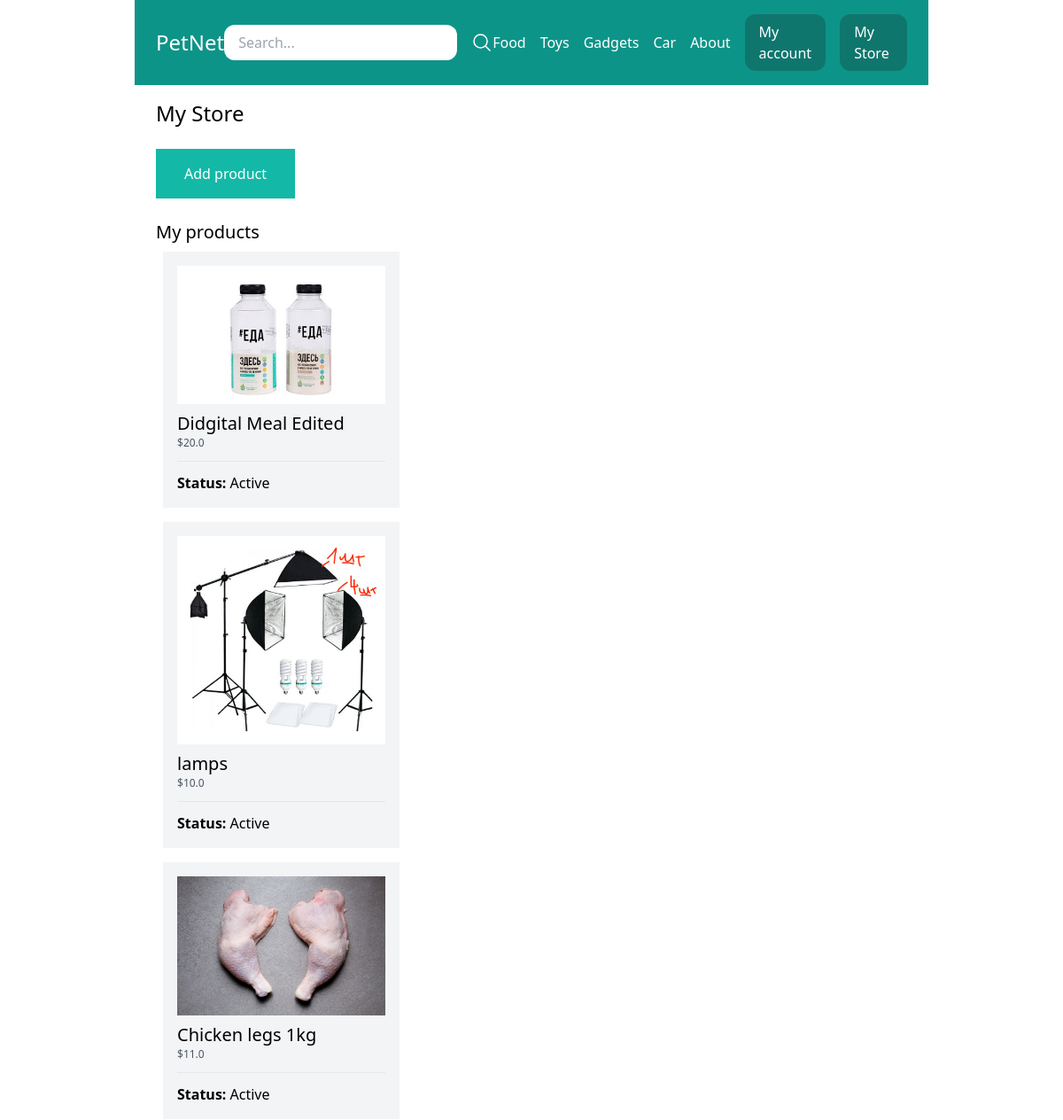
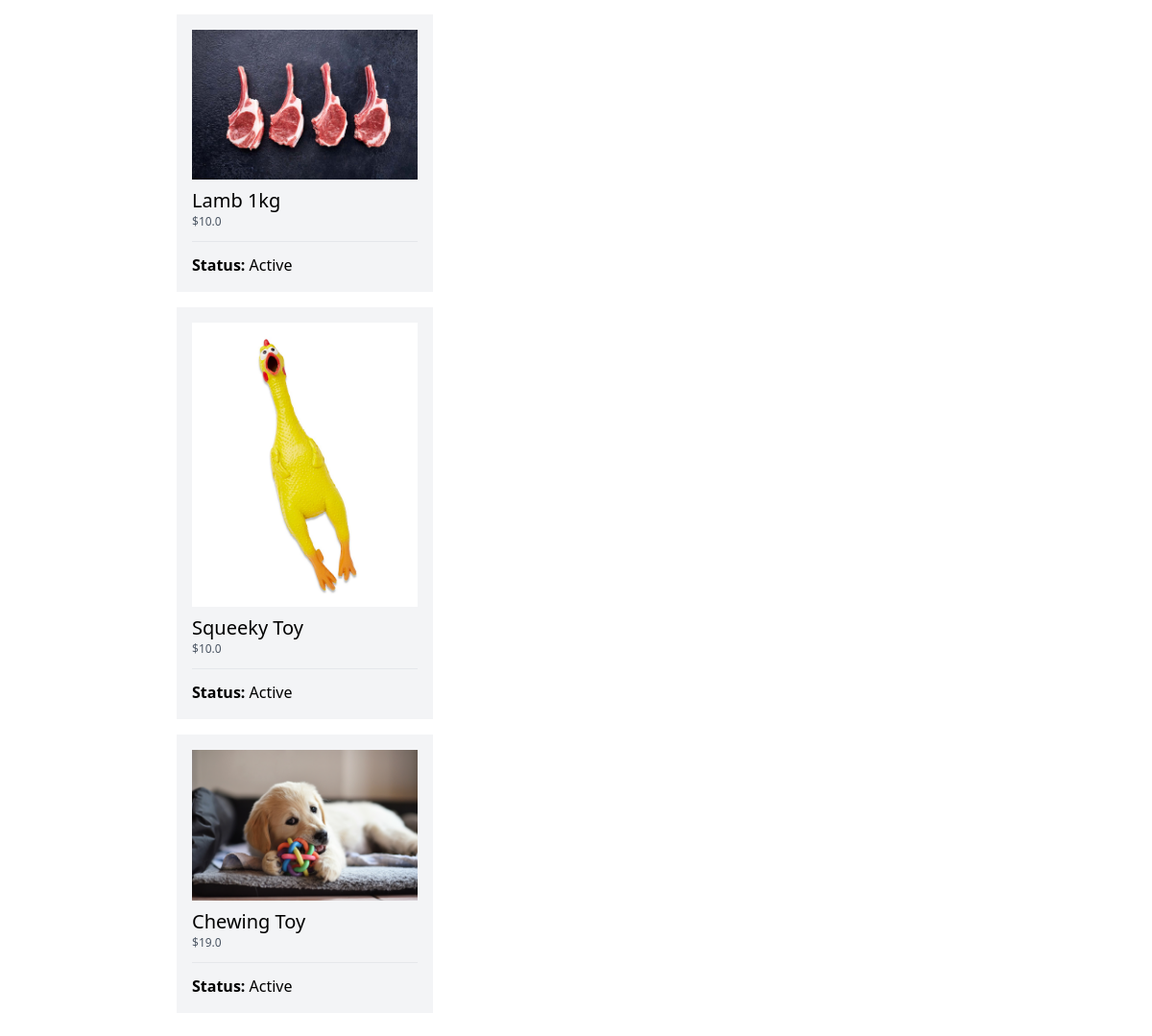
/my-store/ (signed in), run on the app's committed database (2 pictures, top to bottom).
### store/models.py (models this page shows, shortened)
class Category(models.Model):
    title = models.CharField(max_length=50)
    slug = models.SlugField(max_length=50)
    class Meta:
        verbose_name_plural = 'Categories'

class Product(models.Model):
    DRAFT = 'draft'
    WAITING_APPROVAL = 'waitingapproval'
    ACTIVE = 'active'
    DELETED = 'deleted'
    STATUS_CHOICES = (
        (DRAFT, 'Draft'),
        (WAITING_APPROVAL, 'Waiting approval'),
        (ACTIVE, 'Active'),
        (DELETED, 'Deleted'),
    )
    user = models.ForeignKey(User, related_name='products', on_delete=models.CASCADE)
    category = models.ForeignKey(Category, related_name='products', on_delete=models.CASCADE)
    title = models.CharField(max_length=50)
    slug = models.SlugField(max_length=50)
    description = models.TextField(blank=True)
    price = models.IntegerField()
    image = models.ImageField(upload_to='uploads/product_images', blank=True, null=True)
    thumbnail = models.ImageField(upload_to='uploads/product_images/thumbnails', blank=True, null=True)
    created_at = models.DateTimeField(auto_now_add=True)
    update_at = models.DateTimeField(auto_now=True)
    status = models.CharField(max_length=60, choices=STATUS_CHOICES, default=ACTIVE)
    class Meta:
        ordering = ('-created_at',)
    def get_display_price(self):
        return self.price / 100

### userprofile/views.py (the view)
# urls.py: path('my-store/', views.my_store, name='my_store'),
@login_required
def my_store(request):
    products = request.user.products.exclude(status=Product.DELETED)
    return render(request, 'userprofile/my_store.html', {
        'products': products
        })

### store/templatetags/menu.py (called while the page is built)
@register.inclusion_tag('core/menu.html')
def menu():
    categories = Category.objects.all()
    return {'categories': categories}

### userprofile/templates/userprofile/my_store.html (shortened to what this page needs)
{% extends 'core/base.html' %}
{% block content %}
    <h1 class="text-2xl">My Store</h1>
    <a href="{% url 'add_product' %}" class="mt-6 inline-block py-4 px-8 bg-teal-500 text-white"> Add product</a>
    <h2 class="mt-6 text-xl">My products</h2>
    {% if products %}
        {% for product in products %}
        <div class="product w-1/3 p-2">
            <div class=" p-4 bg-gray-100">
                <a href="{% url 'edit_product' product.id %}">
                    {% if product.image %}
                            <div class="image mb-2">
                                <img src="{{ product.image.url }}" alt="Image of {{ product.title }}">
                            </div>
                    {% endif %}
                    <h2 class="text-xl">{{ product.title }}</h2>
                    <p class="text-xs text-gray-600">${{product.get_display_price}}</p>
                    <hr class="my-3">
                    <p><strong>Status: </strong>{{ product.get_status_display }}</p>
                </a>
            </div>
        </div>
        {% endfor %}
    {% else %}
        <p class="mt-4 py-4 px-8 bg-gray-200">You don`t have products yet..</p>
    {% endif %}
{% endblock %}

### core/templates/core/menu.html
{% for category in categories %}
    <a href="{% url 'category_detail' category.slug %}" class="text-white">{{ category.title }}</a>
{% endfor %}
<a href="{% url 'about' %}" class="text-white">About</a>

### data on the page
Category: title "Food"
Category: title "Toys"
Category: title "Gadgets"
Category: title "Car"
Product: image (picture), title "Didgital Meal Edited", get_display_price "20.0", status "Active"
Product: image (picture), title "lamps", get_display_price "10.0", status "Active"
Product: image (picture), title "Chicken legs 1kg", get_display_price "11.0", status "Active"
Product: image (picture), title "Lamb 1kg", get_display_price "10.0", status "Active"
Product: image (picture), title "Squeeky Toy", get_display_price "10.0", status "Active"
Product: image (picture), title "Chewing Toy", get_display_price "19.0", status "Active"
